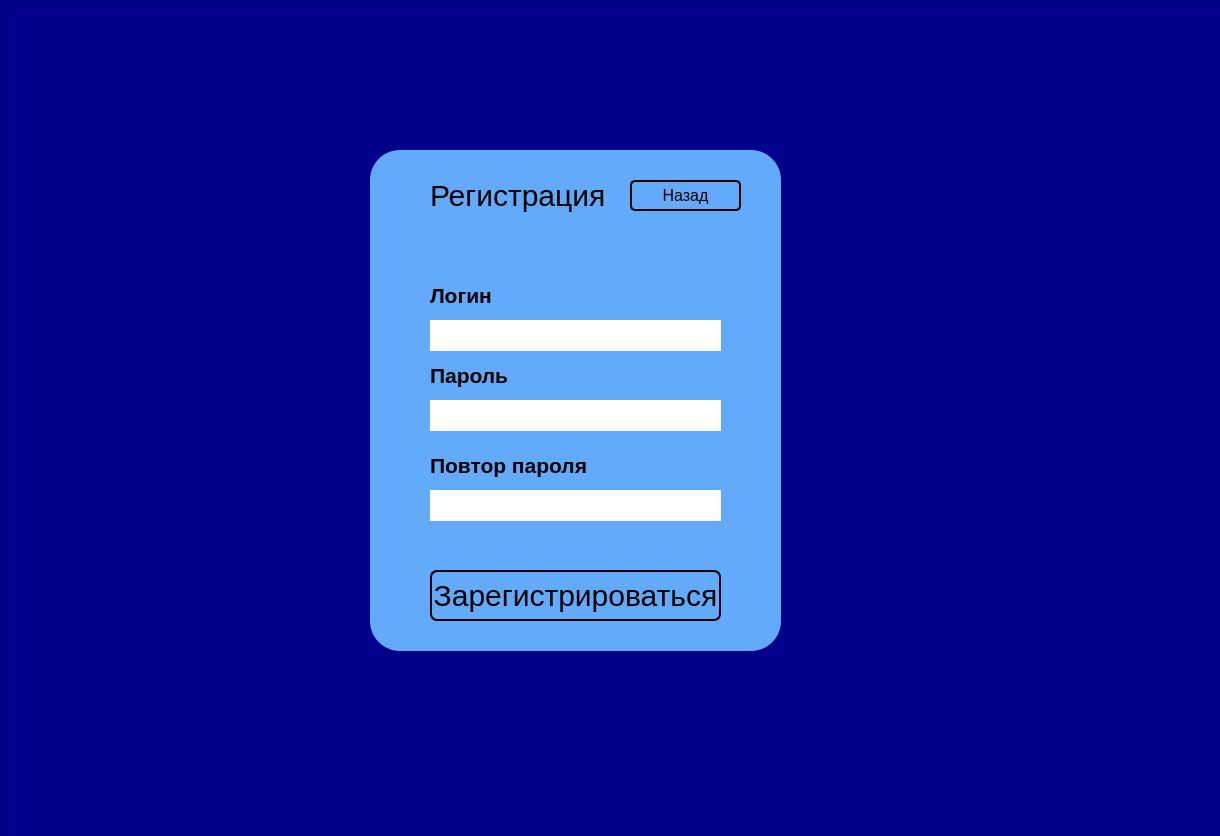
<?xml version="1.0" encoding="UTF-8"?>
<ui version="4.0">
 <class>Registr</class>
 <widget class="QWidget" name="Registr">
  <property name="geometry">
   <rect>
    <x>0</x>
    <y>0</y>
    <width>1220</width>
    <height>836</height>
   </rect>
  </property>
  <property name="windowTitle">
   <string>Регистрация</string>
  </property>
  <property name="styleSheet">
   <string notr="true"/>
  </property>
  <widget class="QFrame" name="frame">
   <property name="geometry">
    <rect>
     <x>370</x>
     <y>150</y>
     <width>411</width>
     <height>501</height>
    </rect>
   </property>
   <property name="styleSheet">
    <string notr="true">background: rgb(100,170,250); border-radius:30px;</string>
   </property>
   <property name="frameShape">
    <enum>QFrame::StyledPanel</enum>
   </property>
   <property name="frameShadow">
    <enum>QFrame::Raised</enum>
   </property>
   <widget class="QPushButton" name="pushButton">
    <property name="geometry">
     <rect>
      <x>60</x>
      <y>420</y>
      <width>291</width>
      <height>51</height>
     </rect>
    </property>
    <property name="styleSheet">
     <string notr="true">font-size:30px; border-radius: 7px; border:2px solid #000000;</string>
    </property>
    <property name="text">
     <string>Зарегистрироваться</string>
    </property>
   </widget>
   <widget class="QLabel" name="label_2">
    <property name="geometry">
     <rect>
      <x>60</x>
      <y>130</y>
      <width>71</width>
      <height>31</height>
     </rect>
    </property>
    <property name="font">
     <font>
      <pointsize>16</pointsize>
      <weight>75</weight>
      <bold>true</bold>
     </font>
    </property>
    <property name="text">
     <string>Логин</string>
    </property>
   </widget>
   <widget class="QLabel" name="label">
    <property name="geometry">
     <rect>
      <x>60</x>
      <y>10</y>
      <width>221</width>
      <height>71</height>
     </rect>
    </property>
    <property name="font">
     <font>
      <pointsize>-1</pointsize>
     </font>
    </property>
    <property name="styleSheet">
     <string notr="true">font-size:30px;</string>
    </property>
    <property name="text">
     <string>Регистрация</string>
    </property>
   </widget>
   <widget class="QLabel" name="label_3">
    <property name="geometry">
     <rect>
      <x>60</x>
      <y>210</y>
      <width>91</width>
      <height>31</height>
     </rect>
    </property>
    <property name="font">
     <font>
      <pointsize>16</pointsize>
      <weight>75</weight>
      <bold>true</bold>
     </font>
    </property>
    <property name="text">
     <string>Пароль</string>
    </property>
   </widget>
   <widget class="QLineEdit" name="lineEdit">
    <property name="geometry">
     <rect>
      <x>60</x>
      <y>170</y>
      <width>291</width>
      <height>31</height>
     </rect>
    </property>
    <property name="font">
     <font>
      <pointsize>14</pointsize>
     </font>
    </property>
    <property name="styleSheet">
     <string notr="true">background:white;</string>
    </property>
   </widget>
   <widget class="QLineEdit" name="lineEdit_2">
    <property name="geometry">
     <rect>
      <x>60</x>
      <y>250</y>
      <width>291</width>
      <height>31</height>
     </rect>
    </property>
    <property name="font">
     <font>
      <pointsize>14</pointsize>
     </font>
    </property>
    <property name="styleSheet">
     <string notr="true">background:white; input type=&quot;password&quot;;</string>
    </property>
   </widget>
   <widget class="QPushButton" name="pushButton_2">
    <property name="geometry">
     <rect>
      <x>260</x>
      <y>30</y>
      <width>111</width>
      <height>31</height>
     </rect>
    </property>
    <property name="font">
     <font>
      <pointsize>12</pointsize>
     </font>
    </property>
    <property name="styleSheet">
     <string notr="true">border-radius: 5px; border:2px solid #000000;</string>
    </property>
    <property name="text">
     <string>Назад</string>
    </property>
   </widget>
   <widget class="QLabel" name="label_4">
    <property name="geometry">
     <rect>
      <x>60</x>
      <y>300</y>
      <width>181</width>
      <height>31</height>
     </rect>
    </property>
    <property name="font">
     <font>
      <pointsize>16</pointsize>
      <weight>75</weight>
      <bold>true</bold>
     </font>
    </property>
    <property name="text">
     <string>Повтор пароля</string>
    </property>
   </widget>
   <widget class="QLineEdit" name="lineEdit_3">
    <property name="geometry">
     <rect>
      <x>60</x>
      <y>340</y>
      <width>291</width>
      <height>31</height>
     </rect>
    </property>
    <property name="font">
     <font>
      <pointsize>14</pointsize>
     </font>
    </property>
    <property name="styleSheet">
     <string notr="true">background:white; input type=&quot;password&quot;;</string>
    </property>
   </widget>
  </widget>
  <widget class="QFrame" name="frame_2">
   <property name="geometry">
    <rect>
     <x>0</x>
     <y>0</y>
     <width>1221</width>
     <height>841</height>
    </rect>
   </property>
   <property name="styleSheet">
    <string notr="true">background: darkblue;</string>
   </property>
   <property name="frameShape">
    <enum>QFrame::StyledPanel</enum>
   </property>
   <property name="frameShadow">
    <enum>QFrame::Raised</enum>
   </property>
  </widget>
  <zorder>frame_2</zorder>
  <zorder>frame</zorder>
 </widget>
 <resources/>
 <connections/>
</ui>
